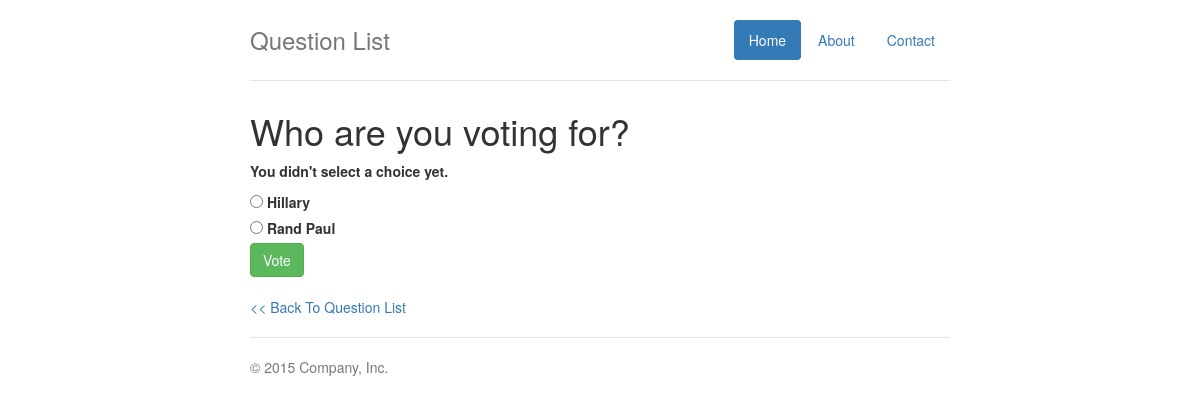
The page /polls/1/vote/ on the database its author committed.
### polls/models.py (models this page shows, shortened)
class Question(models.Model):
	question_text = models.CharField(max_length=200)
	pub_date = models.DateTimeField('date published')
	def was_published_in_last_7_days(self):
		now = timezone.now()
		return timezone.now() - datetime.timedelta(days=7) <= self.pub_date <= now
	was_published_in_last_7_days.admin_order_field = 'pub_date'
	was_published_in_last_7_days.boolean = True
	was_published_in_last_7_days.short_description = 'Published This Week?'

class Choice(models.Model):
	choice_text = models.CharField(max_length=200)
	votes = models.IntegerField(default=0)
	question = models.ForeignKey(Question)

### polls/views.py (the view)
# urls.py: url(r'^(?P<question_id>[0-9]+)/vote/$', views.vote, name='vote'),
def vote(request, question_id):
    p = get_object_or_404(Question, pk=question_id)
    try:
        selected_choice = p.choice_set.get(pk=request.POST['choice'])
    except (KeyError, Choice.DoesNotExist):
        context = {'question':p, 'error_message': 'You didn\'t select a choice yet.'}
        return render(request, "polls/detail.html", context)
    else:
        selected_choice.votes += 1
        selected_choice.save()
        return HttpResponseRedirect(reverse('polls:results', args=(p.id,)))

### polls/templates/polls/detail.html (shortened to what this page needs)
{% extends "polls/base.html" %}
{% block main_content %}
	<h1>{{ question.question_text }}</h1>
	{% if error_message %}
		<p><strong>{{ error_message }}</strong></p>
  {% endif %}
  <form action="{% url 'polls:vote' question.id %}" method="post">
		{% for choice in question.choice_set.all %}
			<input type="radio" name="choice" id="choice{{ forloop.counter }}" value="{{ choice.id }}"/>
      <label for="choice{{ forloop.counter }}">{{ choice.choice_text }}</label> </br>
		{% endfor %}
    <input type="submit" class="btn btn-success" value="Vote" />
  </form>
  <a href="{% url 'polls:index' %}"><< Back To Question List</a>
{% endblock %}

### polls/static/polls/style.css (style rules this page uses)
body { padding-top: 20px; padding-bottom: 20px; }

### rows shown on the page
Question: question_text "Who are you voting for?"
Choice: choice_text "Hillary"
Choice: choice_text "Rand Paul"

### other values the page prints
{{ error_message }} "You didn't select a choice yet."
